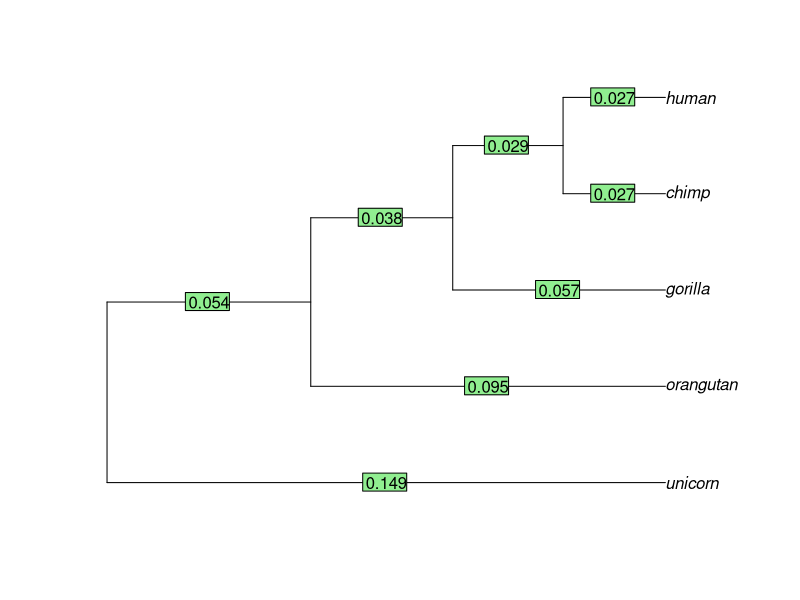

Generate this figure with R:
#########################################################
#######        COMPUTATIONAL BIOLOGY         ############
#######             HOMEWORK 3               ############
#########################################################
#                                                       #
# Reconstruct the phylogenetic tree of given sequences  #
# using UPGMA with Hamming, JC69, K80 distances.        #
#                                                       #
#########################################################
#########################################################

#########################################################
######    Code below this should not be changed   #######
#########################################################

library(ape)
library(Matrix)

transform_to_phylo = function(sequences, named_edges, edge_lengths, node_description) {
    # Produce a tree of the phylo class from the matrix of edges, vector of lengths and
    # the data frame containing node descriptions.
    #    sequences: a list of the original sequences as strings;
    #    named_edges: an Mx2 matrix of pairs of nodes connected by an edge,
    #                 where the M rows are the different edges and the 2 columns
    #                 are the parent node and the child node of an edge as numeric values;
    #    edge_lengths: a vector of length M of the corresponding edge lengths as numeric values;
    #    node_description: a data frame of the node descriptions as defined in
    #                      initialize_node_description and extended by the UPGMA code.
    
    edges = named_edges
    for (name in rownames(node_description)) {
        index = which(rownames(node_description) == name)
        edges[which(edges == name)] = as.numeric(index)
    }
    edges = matrix(as.numeric(edges), ncol = 2)
    
    edges[which(edges > length(sequences))] = - edges[which(edges > length(sequences))]
    root = setdiff(edges[,1], edges[,2])
    edges[which(edges==root)] = length(sequences) + 1
    
    k = length(sequences) + 2
    for(x in unique(edges[which(edges < 0)])) {
        edges[which(edges==x)] = k
        k = k + 1
    }
    
    tree = list()
    class(tree) = "phylo"
    tree$edge = edges
    tree$edge.length = edge_lengths
    tree$Nnode = as.integer(length(sequences) - 1)
    tree$tip.label = names(sequences)
    
    # Return the tree in the form of the phylo class from ape
    return(tree)
}


plot_tree = function(tree) {
    # Plot the phylogenetic tree with node labels and edge lengths.
    #    tree: an object of class phylo from the ape package

    plot(tree)
    edgelabels(format(tree$edge.length, digits = 2))
}


initialize_node_description = function(sequences) {
    # Initialize the structure that will hold node descriptions.
    # The created structure is a data frame where the rows are node names, and the columns are
    # node_height -- distance from the node to any tip in the ultrametric tree as a numeric value, and
    # node_size -- number of tips that this node is ancestral to as a numeric value.
    #    sequences: a list of the original sequences as strings

    N = length(sequences)
    node_names = names(sequences)
    node_sizes = rep(1, times = N)
    node_heights = rep(0, times = N)
    node_description = data.frame(node_sizes, node_heights)
    rownames(node_description) = node_names

    # Return a data frame that contains information on currently existing tip nodes.
    # node_description: a data frame containing information on the currently existing nodes.
    #                   The row names are the names of the currently existing tips, i.e.
    #                   are the same as the names in the sequence list, node_height is
    #                   0 and node_size is 1 as all the currently existing nodes are tips.
    return(node_description)
}


add_new_node = function(node_description, merging_nodes) {
    # Add new merged node to the node description data frame.
    # The new node is a combination of the nodes supplied in the merging_nodes,
    # e.g. if one needs to merge nodes "bird" and "fish", the new node in the
    # data frame will be called "bird.fish".
    #    node_description: the data frame created by initialize_node_description, containing
    #                      current node sizes and node heights as numeric values;
    #    merging_nodes: a vector of two names of the nodes being merged as strings.

    new_node_name = paste(merging_nodes, collapse = ".")
    new_node_row = data.frame(node_sizes = 0, node_heights = 0)
    rownames(new_node_row) = new_node_name
    new_node_description = rbind(node_description, new_node_row)
    
    # Return the node_description data frame with a row for the new node added, and
    # the new node name.
    #    node_description: the data frame where the rows are labelled by current nodes and columns
    #                      contain the node heights and sizes as numeric values.
    #    new_node_name: the name of the newly added node as a string, created from names in merging_nodes.
    return(list(node_description = new_node_description, new_node_name = new_node_name))
}

#########################################################
######    Code above this should not be changed   #######
#########################################################

get_hamming_distance = function(sequence1, sequence2) {
    # Compute the Hamming distance between two sequences.
    #    sequence1: first sequence (string)
    #    sequence2: second sequence (string)
    sequence1 <- c(strsplit(sequence1, split = "")[[1]]) # split up string 1 and store in a vector
    sequence2 <- c(strsplit(sequence2, split = "")[[1]]) # split up string 2 and store in a vector
    distance <- sum(sequence1 != sequence2) # sum up the number of differences
    return(distance)
}


get_JC69_distance = function(sequence1, sequence2) {
    # Compute the JC69 distance between two sequences.
    #    sequence1: first sequence (string)
    #    sequence2: second sequence (string)
    sequence1 <- c(strsplit(sequence1, split = "")[[1]]) # split up string 1 and store in a vector
    sequence2 <- c(strsplit(sequence2, split = "")[[1]]) # split up string 2 and store in a vector
    ham_dist <- sum(sequence1 != sequence2) # sum up the number of differences
    p <- ham_dist/length(sequence1)
    distance <- (-3/4)*log(1-((4/3)*p))
    # Return the numerical value of the distance
    return(distance)
}


get_K80_distance = function(sequence1, sequence2) {
    # Compute the K80 distance between two sequences.
    #    sequence1: first sequence (string)
    #    sequence2: second sequence (string)
    sequence1 <- c(strsplit(sequence1, split = "")[[1]]) # split up string 1 and store in a vector
    sequence2 <- c(strsplit(sequence2, split = "")[[1]]) # split up string 2 and store in a vector
    tp_count <- 0
    tvp_count <- 0
    n <- length(sequence1)

    for(i in 1:length(sequence1)){
      if(sequence1[i] != sequence2[i]){ # first check if they are not the same
        if(sequence1[i] == "T" & sequence2[i] == "C"){
          tp_count <- tp_count + 1
        }
        else if(sequence1[i] == "C" & sequence2[i] == "T"){
          tp_count <- tp_count + 1
        }
        else if(sequence1[i] == "A" & sequence2[i] == "G"){
          tp_count <- tp_count + 1
        }
        else if(sequence1[i] == "G" & sequence2[i] == "A"){
          tp_count <- tp_count + 1
        }
        else { # otherwise they are transversions
          tvp_count <- tvp_count + 1
        }
      }
    }
    tp <- tp_count/n
    tvp <- tvp_count/n
    distance <- -0.5*log(1-2*tp-tvp)-0.25*log(1-2*tvp)
    # Return the numerical value of the distance
    return(distance)
}


compute_initial_distance_matrix = function(sequences, distance_measure) {
    # Compute the initial distance matrix using one of the distance measures.
    # The matrix is of dimension NxN, where N is the number of sequences.
    # The matrix columns and rows should be labelled with tip names, each row and column
    # corresponding to the appropriate sequence.
    # The matrix can be filled completely (i.e symmetric matrix) or only the upper half
    # (as shown in the lecture).
    # The diagonal elements of the matrix should be Inf.
    #    sequences: the sequence alignment in the form of a list of species names and 
    #               the associated genetic sequences as strings
    #    distance_measure: a string indicating whether the 'hamming', 'JC69' or 'K80' 
    #                      distance measure should be used
    N <- as.numeric(length(sequences))
    distance_matrix <- matrix(nrow = N, ncol = N)
    diag(distance_matrix) <- Inf
    rownames(distance_matrix) <- names(sequences)
    colnames(distance_matrix) <- names(sequences)
    
    # HAMMING
    if(distance_measure == "hamming"){
      for(i in 1:(length(sequences)-1)){
        for(j in (i+1):(length(sequences))){
           distance_matrix[i,j] <- get_hamming_distance(sequences[[i]],sequences[[j]])
        }
      }
    }
    
    # JC69
    if(distance_measure == "JC69"){
      for(i in 1:(length(sequences)-1)){
        for(j in (i+1):(length(sequences))){
          distance_matrix[i,j] <- get_JC69_distance(sequences[[i]],sequences[[j]])
        }
      }
    }
    
    # K80
    if(distance_measure == "K80"){
      for(i in 1:(length(sequences)-1)){
        for(j in (i+1):(length(sequences))){
          distance_matrix[i,j] <- get_K80_distance(sequences[[i]],sequences[[j]])
        }
      }
    }
    # Return the NxN matrix of numeric inter-sequence distances with Inf on the diagonal
    return(distance_matrix)
}


get_merge_node_distance = function(node_description, distance_matrix, merging_nodes, existing_node) {
    # Compute the new distance between the newly created merge node and an existing old node in the tree
    #    node_description: a data frame containing information on the currently existing nodes
    #    distance_matrix: the matrix of current distances between nodes
    #    merging_nodes: a vector of two node names that are being merged in this step
    #    existing_node: one of the previously existing nodes, not included in the new node

    ni <- node_description[merging_nodes[1],1]
    nj <- node_description[merging_nodes[2],1]
    
    dim <- distance_matrix[existing_node,merging_nodes[1]]
    if(is.na(dim)){
      dim <- distance_matrix[merging_nodes[1],existing_node]
    }
    
    djm <- distance_matrix[existing_node,merging_nodes[2]]
    if(is.na(djm)){
      djm <- distance_matrix[merging_nodes[2],existing_node]
    }
    new_distance <- (ni * dim + nj * djm)/(ni+nj)
  
    # Returns the numeric distance between the newly created merge node and the existing node
    return(new_distance)
}


update_distance_matrix = function(node_description, distance_matrix, merging_nodes, new_node_name) {
    # Update the distance matrix given that two nodes are being merged.
    #    node_description: a data frame containing information on the currently existing nodes
    #    distance_matrix: the current distance matrix that needs to be updated
    #    merging_nodes: a vector of two node names that need to be merged in this step
    #    new_node_name: the name with which the merged node should be labelled
    # The resulting matrix should be one column and one row smaller, i.e. if the given distance matrix
    # was MxM, then the updated matrix will be (M-1)x(M-1), where the 2 rows and columns represent the separate
    # nodes undergoing the merge are taken out and a new row and column added that represents the new node.

    # adding new row and column to matrix
    distance_matrix <- cbind(distance_matrix,rep(0, nrow(distance_matrix)))
    distance_matrix <- rbind(distance_matrix,rep(NA,ncol(distance_matrix)))
    distance_matrix[ncol(distance_matrix),nrow(distance_matrix)] <- Inf
    
    # add new name to new row and column
    colnames(distance_matrix)[ncol(distance_matrix)] <- new_node_name
    rownames(distance_matrix)[nrow(distance_matrix)] <- new_node_name
    
    for(i in 1:(nrow(distance_matrix)-1)){
      existing_node <- rownames(distance_matrix)[i]
      distance_matrix[i,ncol(distance_matrix)] <- get_merge_node_distance(node_description, distance_matrix, merging_nodes, existing_node)
    }
    
    # remove the unwanted rows and columns
    distance_matrix <- distance_matrix[!rownames(distance_matrix) %in% merging_nodes, !colnames(distance_matrix) %in% merging_nodes]

    updated_distance_matrix <- distance_matrix
    # Returns the updated matrix of numeric cluster distances
    return(updated_distance_matrix)
}


upgma_one_step = function(node_description, distance_matrix, edges, edge_lengths) {
  
    # Performs one step of the UPGMA algorithm, i.e. the nodes with the smallest distance are merged, 
    # the node height of the new node is calculated and the distance matrix is newly calculated.
    #    node_description: a data frame containing information on the currently existing nodes
    #    distance_matrix: the current distance matrix that needs to be updated (LxL)
    #    edges: a matrix of pairs of nodes connected by an edge, where the rows are the different
    #           edges and the 2 columns are the parent node and the child node of an edge.
    #    edge_lengths: a vector with the corresponding numeric edge lengths.
  
    # find position of smallest value in distance_matrix to get merging_nodes
    inds <- which(distance_matrix <= distance_matrix[which.min(distance_matrix)], arr.ind = TRUE)
    rname <- rownames(distance_matrix)[inds[1,1]]
    cname <- colnames(distance_matrix)[inds[1,2]]
    
    merging_nodes <- c(rname, cname)
    new_node_name <- paste(merging_nodes, collapse = ".")
    
    # update node description
    node_description <- add_new_node(node_description, merging_nodes)$node_description # add new node to node_description
    
    #update values of new node
    node_description$node_sizes[nrow(node_description)] <- node_description[nrow(node_description)-1,1] +1
    node_description$node_heights[nrow(node_description)] <- distance_matrix[inds[1,1],inds[1,2]]/2 # node_heights
    
    # edge_lengths
    if(length(edge_lengths) == 0){
      branch1 <- distance_matrix[inds][1]/2
      branch2 <- distance_matrix[inds][1]/2
      edge_lengths <- c(branch1,branch2)
    }
    else{
      branch2 <- distance_matrix[inds][1]/2 - edge_lengths[length(edge_lengths)-1] 
      branch1 <- distance_matrix[inds][1]/2 
      edge_lengths <- append(edge_lengths,branch1)
      edge_lengths <- append(edge_lengths,branch2)
    }
    
    # edges
    parent_node <- new_node_name
    child_node1 <- merging_nodes[1]
    child_node2 <- merging_nodes[2]
    new_row1 <- c(parent_node, child_node1)
    new_row2 <- c(parent_node, child_node2)
    edges <- rbind(edges, new_row1)
    edges <- rbind(edges, new_row2)
    
    distance_matrix <- update_distance_matrix(node_description, distance_matrix, merging_nodes, new_node_name)
    
    # Return the updated distance matrix, edge description matrix, edge length vector and 
    # node_description data frame
    #    node_description: data frame containing sizes and heights of all nodes 
    #        (to be updated using add_new_node())
    #    distance_matrix: the updated matrix of numeric distances between nodes ((L-1)x(L-1))
    #    edges: a matrix of pairs of nodes connected by an edge, where the rows are the different
    #           edges and the 2 columns are the parent node and the child node of an edge.
    #    edge_lengths: a vector with the corresponding numeric edge lengths.
    
    
    
    return(list(node_description = node_description, distance_matrix = distance_matrix,
                edges = edges, edge_lengths = edge_lengths))
}


build_upgma_tree = function(sequences, distance_measure) {
    # Build the tree from given sequences using the UPGMA algorithm.
    #    sequences: the sequences in the format of a list of species names and the associated genetic 
    #               sequences as strings.
    #    distance_measure: a string indicating whether the 'hamming', 'JC69' or 'K80' distance measure
    #                      should be used
    N <- as.numeric(length(sequences))
    node_description <- initialize_node_description(sequences)
    edges <- matrix(nrow = 0, ncol = 2)
    edge_lengths <- vector(mode = "numeric", length = 0)
    
    # initialize distance_matrix
    distance_matrix <- compute_initial_distance_matrix(sequences, distance_measure)
    
    # iterate through all the steps with upgma_one_step
    for(i in 1:(N-1)){
      results <- upgma_one_step(node_description, distance_matrix, edges, edge_lengths)
      # update values
      edges <- results$edges
      edge_lengths <- results$edge_lengths
      node_description <- results$node_description
      distance_matrix <- results$distance_matrix
    }
    # Return the UPGMA tree of sequences in the form of the phylo class from ape
    tree <- transform_to_phylo(sequences, edges, edge_lengths, node_description)
    return(tree)
}


test_tree_building = function() {
    sequences <- list(orangutan = "TCACACCTAAGTTATATCTATATATAATCCGGGCCGGG",
                     chimp = "ACAGACTTAAAATATACATATATATAATCCGGGCCGGG",
                     human = "AAAGACTTAAAATATATATATATATAATCCGGGCCGGG",
                     gorilla = "ACACACCCAAAATATATATATATATAATCCGGGCCGGG",
                     unicorn = "ACACACCCAAAATATATACGCGTATAATCCGGGCCGAA")
    #distance_measure <- 'hamming'
    distance_measure <- 'JC69'
    #distance_measure <- 'K80'

    tree <- build_upgma_tree(sequences, distance_measure)
    plot_tree(tree)
}

test_tree_building()




